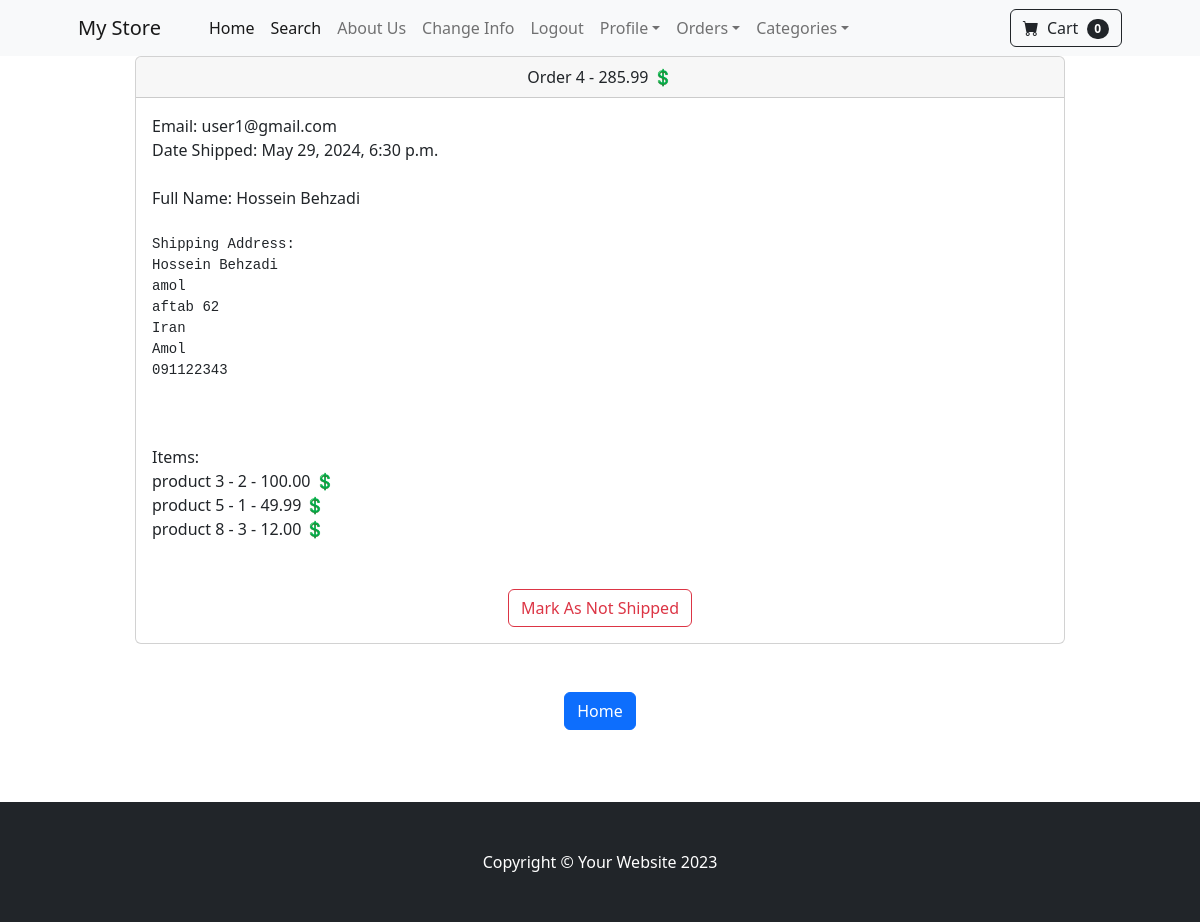
Page /payment/orders/4 (signed in) on the committed database.
### payment/models.py (models this page shows, shortened)
class Order(models.Model):
    user = models.ForeignKey(User, on_delete=models.CASCADE, null=True, blank=True)
    full_name = models.CharField(max_length=255)
    email = models.CharField(max_length=255)
    shipping_address = models.TextField(max_length=15000)
    amount_paid = models.DecimalField(max_digits=8, decimal_places=2)
    date_ordered = models.DateTimeField(auto_now_add=True)
    is_shipped = models.BooleanField(default=False)
    date_shipped = models.DateTimeField(blank=True, null=True)

class OrderItem(models.Model):
    order = models.ForeignKey(Order, on_delete=models.CASCADE, null=True)
    product = models.ForeignKey(Product, on_delete=models.CASCADE, null=True)
    user = models.ForeignKey(User, on_delete=models.CASCADE, null=True, blank=True)
    quantity = models.PositiveBigIntegerField(default=1)
    price = models.DecimalField(max_digits=7, decimal_places=2)

### store/models.py (models this page shows)
class Product(models.Model):
    name = models.CharField(max_length=100)
    price = models.DecimalField(default=0, decimal_places=2, max_digits=10)
    category = models.ForeignKey(Category, on_delete=models.CASCADE, default=1)
    description = models.CharField(max_length=500, default='', blank=True, null=True)
    image = models.ImageField(upload_to='uploads/product/')
    in_sale = models.BooleanField(default=False)
    sale_price = models.DecimalField(default=0, decimal_places=2, max_digits=10)
    def __str__(self):
        return self.name

### payment/views.py (the view, shortened to what this page needs)
# urls.py: path('orders/<int:pk>', views.orders, name='orders'),
def orders(request, pk):
    if request.user.is_authenticated and request.user.is_superuser:
        order = Order.objects.get(id=pk)
        items = OrderItem.objects.filter(order=pk)
        return render(request, 'payment/orders.html', {'order': order, 'items': items})
    else:
        messages.error(request, 'Access Denied')
        return redirect('home')

### cart/cart.py (called while the page is built)
    def __len__(self):
        return len(self.cart)

### cart/context_processors.py (called while the page is built)
def cart(request):
    return {'cart': Cart(request)}

### payment/templates/payment/orders.html (shortened to what this page needs)
{% extends 'base.html' %}
{% block content %}
        <div class="container">
            <div class="row">
                <center>
                    <div class="col-lg-10 col-ld-12 col-sm-12 col-12">
                        <div class="card">
                          <div class="card-header">
                            Order {{ order.id }} - {{ order.amount_paid }} 💲
                          </div>
                          <div class="card-body" align="left">
                              Email: {{ order.email }}<br>
                              {% if order.is_shipped %}
                                Date Shipped: {{ order.date_shipped }}
                              {% else %}
                                Date Ordered: {{ order.date_ordered }}
                              {% endif %}
                              <br><br>
                              Full Name: {{order.full_name }}<br><br>
                              <pre>Shipping Address: <br>{{ order.shipping_address }}</pre><br><br>
                              Items:<br>
                              {% for item in items %}
                                    {{ item.product }} - {{ item.quantity }} - {{ item.price }} 💲<br>
                              {% endfor %}
                              <br><br>
                              {% if not order.is_shipped %}
                              <form method="POST" align="center">
                                  {% csrf_token %}
                                  <input type="hidden" name="shipping_status" value="true">
                                  <button type="submit" class="btn btn-outline-success">Mark As Shipped</button>
                              </form>
                              {% else %}
                              <form method="POST" align="center">
                                  <button type="submit" class="btn btn-outline-danger">Mark As Not Shipped</button>
                              </form>
                              {% endif %}
                          </div>
                        </div>
                        <br><br>
                        <a href="{% url 'home' %}" class="btn btn-primary">Home</a>
                        <br><br>
                    </div>
                </center>
            </div>
        </div>
        <br><br>
{% endblock %}

### rows in the picture
Order: id "4", amount_paid "285.99", email "user1@gmail.com", date_shipped "May 29, 2024, 6:30 p.m.", full_name "Hossein Behzadi", shipping_address "Hossein Behzadi amol aftab 62 Iran Amol 091122343"
OrderItem: product "product 3", quantity "2", price "100.00"
OrderItem: product "product 5", quantity "1", price "49.99"
OrderItem: product "product 8", quantity "3", price "12.00"

### other values in the picture
{{ cart|length }} "0"
